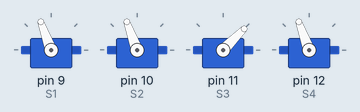
Recording of a sketch running on a simulated Arduino Uno, built with avr-gcc and run on an emulated ATmega328P. On the bench: 4 × servo.

Above: at 2.05 s.
At 2.75 s:
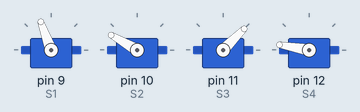
At 3.5 s:
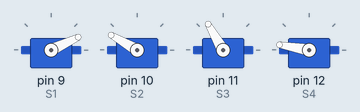
At 3.85 s:
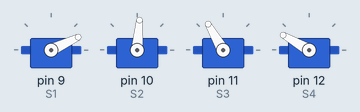
At 4.25 s:
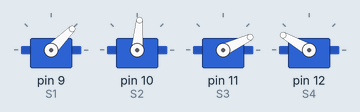
At 5.0 s:
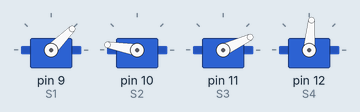
Timing chart, 0 to 8.9 s (numbered marks = the images above):
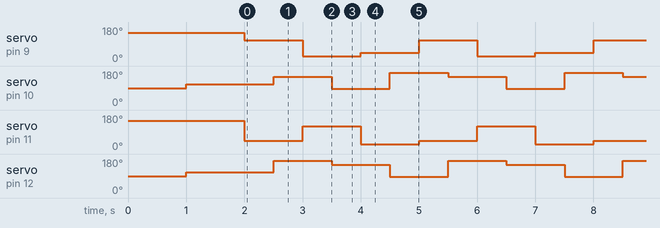

The sketch:

microcontroler_code2.ino
```cpp
#include <Servo.h>

Servo S1;
Servo S2;
Servo S3;
Servo S4;

int pos1;
int pos2;
int pos3;
int pos4;
void setup() {
  S1.attach(9);     //Leg 1
  S2.attach(10);    //Leg 2
  S3.attach(11);    //Leg 3
  S4.attach(12);    //Leg 4
  pos1 = 135+15;
  S1.write(pos1);S3.write(pos1);
  pos2 = 180-70;
  delay(1000);
  S2.write(pos2);S4.write(pos2);
  delay(1000);
}

void loop() {
  S1.write(135+15-40);S3.write(70+15-40);
  delay(500);
  S2.write(180-70+40);S4.write(180-50+40);
  delay(500);
  S1.write(50+15-40);S3.write(135-15);
  delay(500);
  S2.write(180-135+40);S4.write(180-70+40);
  delay(500);
  S1.write(70+15-40);S3.write(50+15-40);
  delay(500);
  S2.write(180-50+40);S4.write(180-135+40);
  delay(500);

}
```

Measured:
- by itself, servo on pin 9 (S1): repeats every 3.0 s: 25° 1.0 s, 45° 1.0 s, 110° 1.0 s
- by itself, servo on pin 10 (S2): repeats every 3.0 s: 150° 1.0 s, 85° 1.0 s, 170° 1.0 s
- by itself, servo on pin 11 (S3): repeats every 3.0 s: 120° 1.0 s, 25° 1.0 s, 45° 1.0 s
- by itself, servo on pin 12 (S4): repeats every 3.0 s: 170° 1.0 s, 150° 1.0 s, 85° 1.0 s
